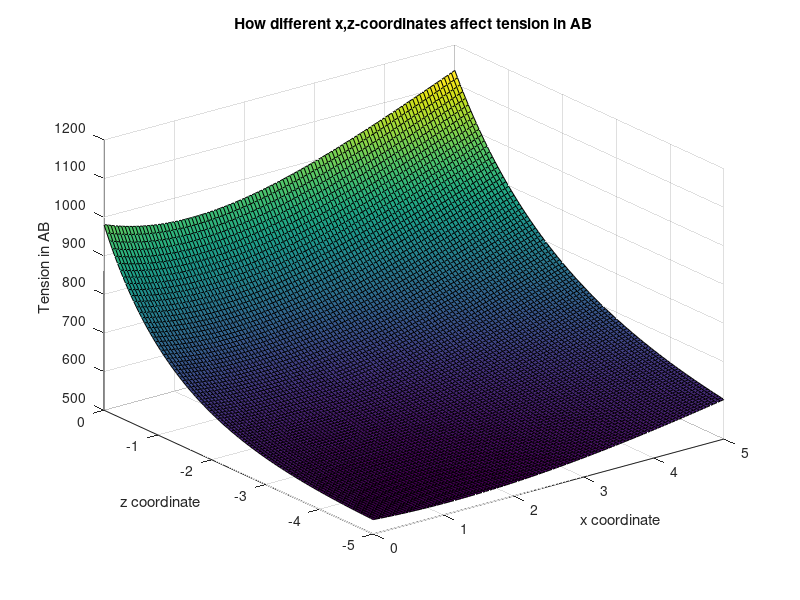
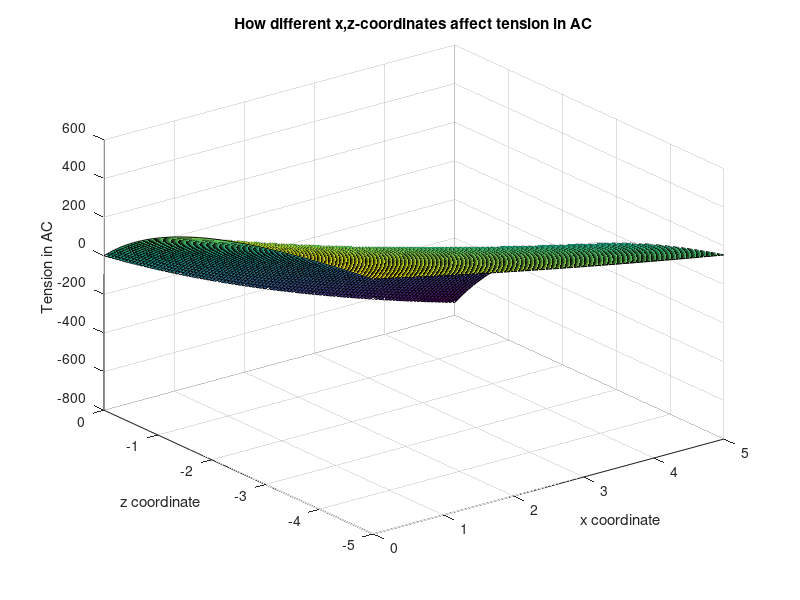
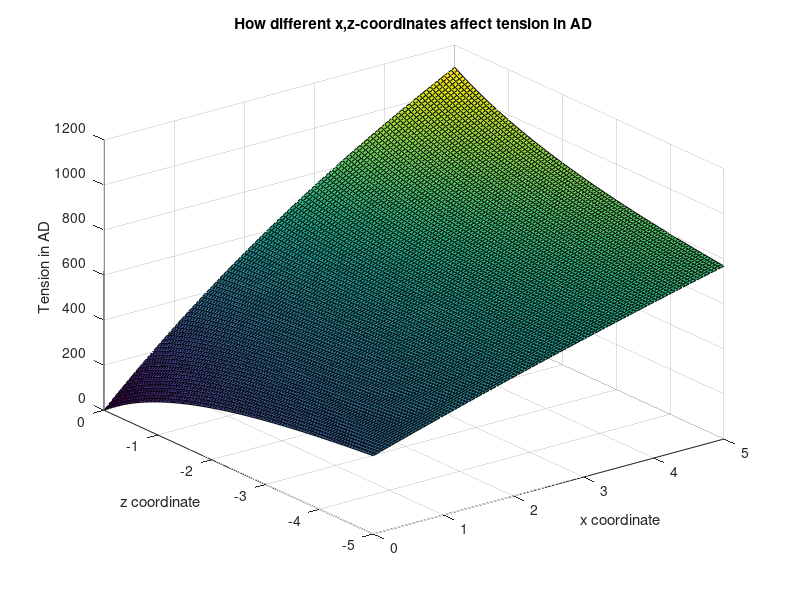
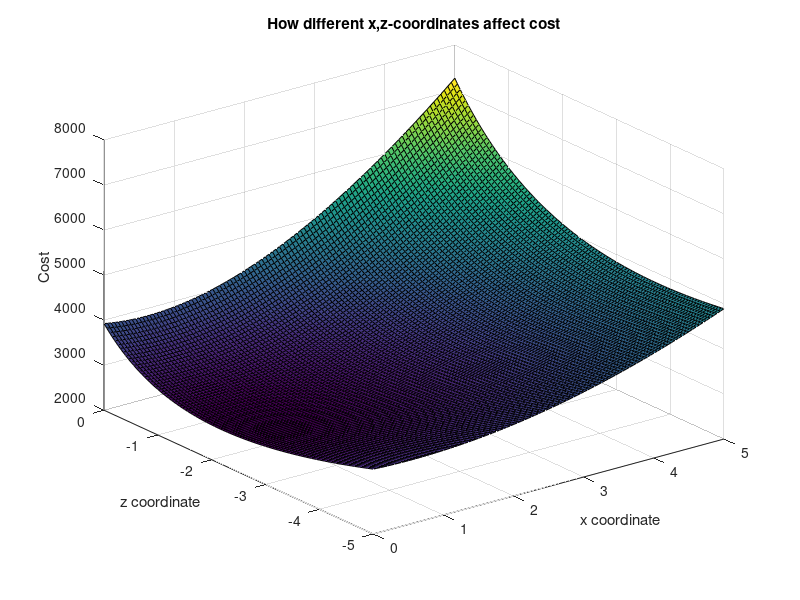

MATLAB code for these plots, in order:

% Section: 23
% Design Project 1
% TaeWon Kim
% ID: tko5521


% Initialization
AB_tension_table = [];           
AC_tension_table = [];
AD_tension_table = [];

AB_mag_table = [];
                    
cost_table = []; % magnitude x tension

% AB = [x,4,z];                 
AC = [-3,4,-2];
AD = [-2,4,3];



xcounter = 0;

for x = 0:0.05:5
    
    xcounter = xcounter + 1;
    zcounter = 0;
    
    for z = 0:-0.05:-5
        
        zcounter = zcounter + 1;
        
        AB = [x,4,z];
        AB_mag = norm(AB); % AB magnitude to be used later when
                                 % calculating cost
         
                                 
      % AB_mag_table records the AB magnitude for each coordinate.  
        AB_mag_table(xcounter,zcounter) = AB_mag;
        
        eAB = AB / norm(AB); % unit vector of AB
        
        eAC = AC / norm(AC); % unit vector of AC
        
        eAD = AD / norm(AD); % unit vector of AD
        
        A = [eAB(1),eAC(1),eAD(1);
             eAB(2),eAC(2),eAD(2);
             eAB(3),eAC(3),eAD(3)];
        
        b = [0;981;0];
        
        tension = A\b;
        
        AB_tension_table(xcounter,zcounter) = tension(1);
        AC_tension_table(xcounter,zcounter) = tension(2);
        AD_tension_table(xcounter,zcounter) = tension(3);
        
        cost_table(xcounter,zcounter) = tension(1) .* AB_mag;
        
    end
end

optimal = min(min(cost_table));

% Finding the coordinate at which cost is minimised:

optimal_x = (find(min(cost_table') == min(min(cost_table'))) - 1) * 0.05;

optimal_z = -(find(min(cost_table) == min(min(cost_table))) - 1) * 0.05;

fprintf('Minimum cost: %.2f\nOptimal X location: %.2f\nOptimal Z location: %.2f\n', optimal, optimal_x, optimal_z)

x = 0:0.05:5;
z = 0:-0.05:-5;

figure(1);
surf(x,z,AB_tension_table);
xlabel('x coordinate');
ylabel('z coordinate');
zlabel('Tension in AB');
title('How different x,z-coordinates affect tension in AB');

figure(2);
surf(x,z,AC_tension_table);
xlabel('x coordinate');
ylabel('z coordinate');
zlabel('Tension in AC');
title('How different x,z-coordinates affect tension in AC');

figure(3);
surf(x,z,AD_tension_table);
xlabel('x coordinate');
ylabel('z coordinate');
zlabel('Tension in AD');
title('How different x,z-coordinates affect tension in AD');

figure(4);
surf(x,z,cost_table);
xlabel('x coordinate');
ylabel('z coordinate');
zlabel('Cost');
title('How different x,z-coordinates affect cost');













